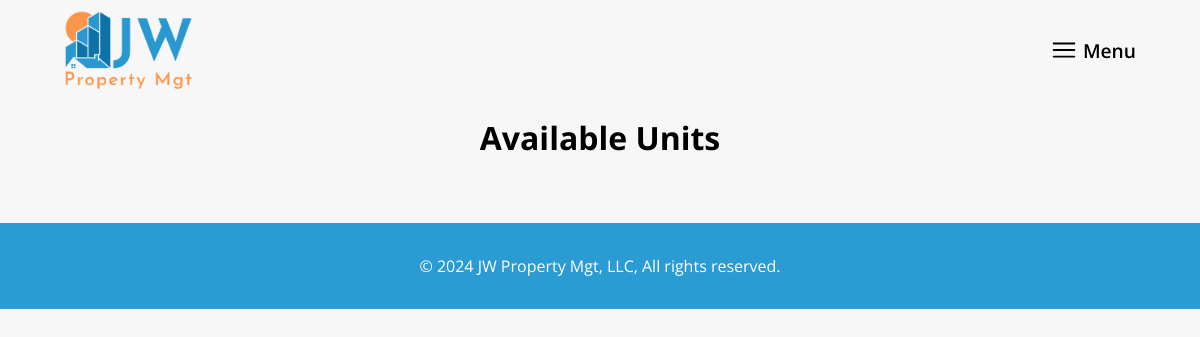
/available_units/, run on an earlier commit of the app's database.
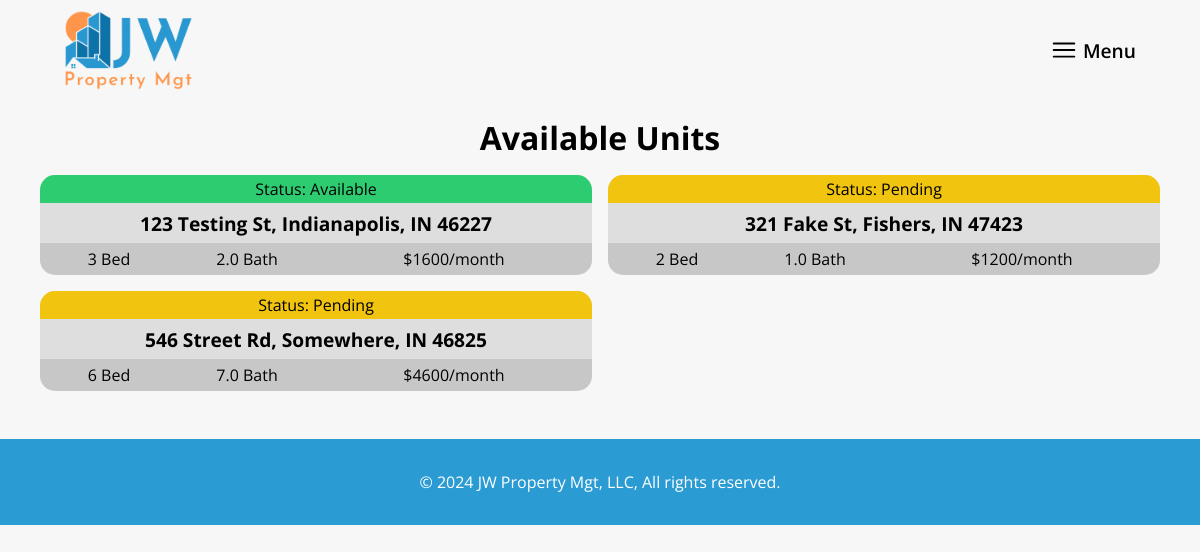
And on a later commit of the database.
### mainsite/models.py (models this page shows, shortened)
class Unit(models.Model):
    creator = models.ForeignKey(settings.AUTH_USER_MODEL, on_delete=models.CASCADE)
    address = models.CharField(max_length=200)
    status = models.CharField(max_length=200)
    bedrooms = models.IntegerField()
    bathrooms = models.FloatField()
    rent = models.IntegerField()
    created_date = models.DateTimeField(default=timezone.now)
    published_date = models.DateTimeField(blank=True, null=True)

### mainsite/views.py (the view)
# urls.py: path('available_units/', views.available_units, name='available_units'),
def available_units(request):
    units = Unit.objects.filter(published_date__lte=timezone.now()).order_by('published_date')
    return render(request, 'available_units.html', {'units': units})

### mainsite/templates/available_units.html
{% extends 'base.html' %}
{% block content %}
    <div class="header__background"></div>
    <div class="units__container">
        <h1 class="subpage__title">Available Units</h1>
        <div class="units__grid">
            {% for unit in units %}
                <div class="unit__container">
                    <p class="unit__status" data-status="{{ unit.status }}">Status: {{ unit.status }}</p>
                    <h2 class="unit__address">{{ unit.address }}</h2>
                    <div class="unit__stats">
                        <p class="unit__stat">{{ unit.bedrooms }} Bed</p>
                        <p class="unit__stat">{{ unit.bathrooms }} Bath</p>
                        <p class="unit__stat">${{ unit.rent }}/month</p>
                    </div>
                </div>
            {% endfor %}
        </div>
    </div>
{% endblock %}

### mainsite/templates/base.html (shortened to what this page needs)
{% load static %}
<!DOCTYPE html>
<html lang="en">
<head>
    <link rel="stylesheet" href="{% static 'css/style.css' %}">
</head>
<body>
    <header>
        <div class="header__logoContainer">
            <img src="{% static 'imgs/logo.png' %}" alt="Logo" class="header__logo">
        </div>
        <div class="header__menuButtonContainer">
            <a href="#" class="header__menuButton" onclick="openNavigation()">
                <svg xmlns="http://www.w3.org/2000/svg" fill="none" viewBox="0 0 24 24" stroke-width="1.5" stroke="currentColor" class="header__hamburger">
                    <path stroke-linecap="round" stroke-linejoin="round" d="M3.75 6.75h16.5M3.75 12h16.5m-16.5 5.25h16.5" />
                </svg>
                Menu
            </a>
        </div>
    </header>
    {% block content %}
    {% endblock %}
    <footer class="footer">
        <p class="footer__text">&copy; 2024 JW Property Mgt, LLC, All rights reserved.</p>
    </footer>
</body>
</html>

### mainsite/static/css/style.css (style rules this page uses)
* { padding: 0; margin: 0; box-sizing: border-box; }
body { font-family: 'Open Sans', Helvetica, sans-serif; background-color: #f7f7f7; }
header { position: absolute; height: 100px; width: 100dvw; padding: 0 4rem; z-index: 1; display: grid; grid-template-columns: auto auto; }
.header__logoContainer { height: 100px; display: flex; align-items: center; }
.header__logo { height: 80%; }
.header__menuButtonContainer { display: flex; justify-content: end; align-items: center; }
.header__menuButton { display: flex; justify-content: center; align-items: center; gap: 4px; font-size: 1.2rem; font-weight: 600; color: black; text-decoration: none; }
.header__hamburger { width: 30px; height: 30px; }
.header__background { width: 100vw; height: 100px; }
.subpage__title { text-align: center; padding: 1rem 0; }
.units__container { max-width: 72rem; margin: 0 auto; padding: 0 1rem; }
.units__grid { display: grid; grid-template-columns: 1fr 1fr 1fr; gap: 1rem; }
.unit__container { background-color: rgba(0, 0, 0, 0.1); border-radius: 15px; }
.unit__status { text-align: center; padding: .2rem 0; border-top-left-radius: 15px; border-top-right-radius: 15px; }
.unit__address { font-size: 1.2rem; text-align: center; padding: .4rem 0; }
.unit__stats { display: grid; grid-template-columns: 1fr 1fr 2fr; text-align: center; background-color: rgba(0, 0, 0, 0.1); border-bottom-left-radius: 15px; border-bottom-right-radius: 15px; padding: .3rem 0; }
[data-status="Available"] { background-color: #2ecc71; }
[data-status="Pending"] { background-color: #f1c40f; }
.footer { text-align: center; width: 100%; background-color: rgb(43, 155, 211); padding: 2rem 0; margin-top: 3rem; }
.footer__text { color: white; }
@media screen and (max-width: 1200px) { .units__grid { grid-template-columns: 1fr 1fr; } }

What changed in the data, as far as the page shows it:
added Unit: status "Available", address "123 Testing St, Indianapolis, IN 46227", bedrooms "3", bathrooms "2.0", rent "1600"
added Unit: status "Pending", address "321 Fake St, Fishers, IN 47423", bedrooms "2", bathrooms "1.0", rent "1200"
added Unit: status "Pending", address "546 Street Rd, Somewhere, IN 46825", bedrooms "6", bathrooms "7.0", rent "4600"
